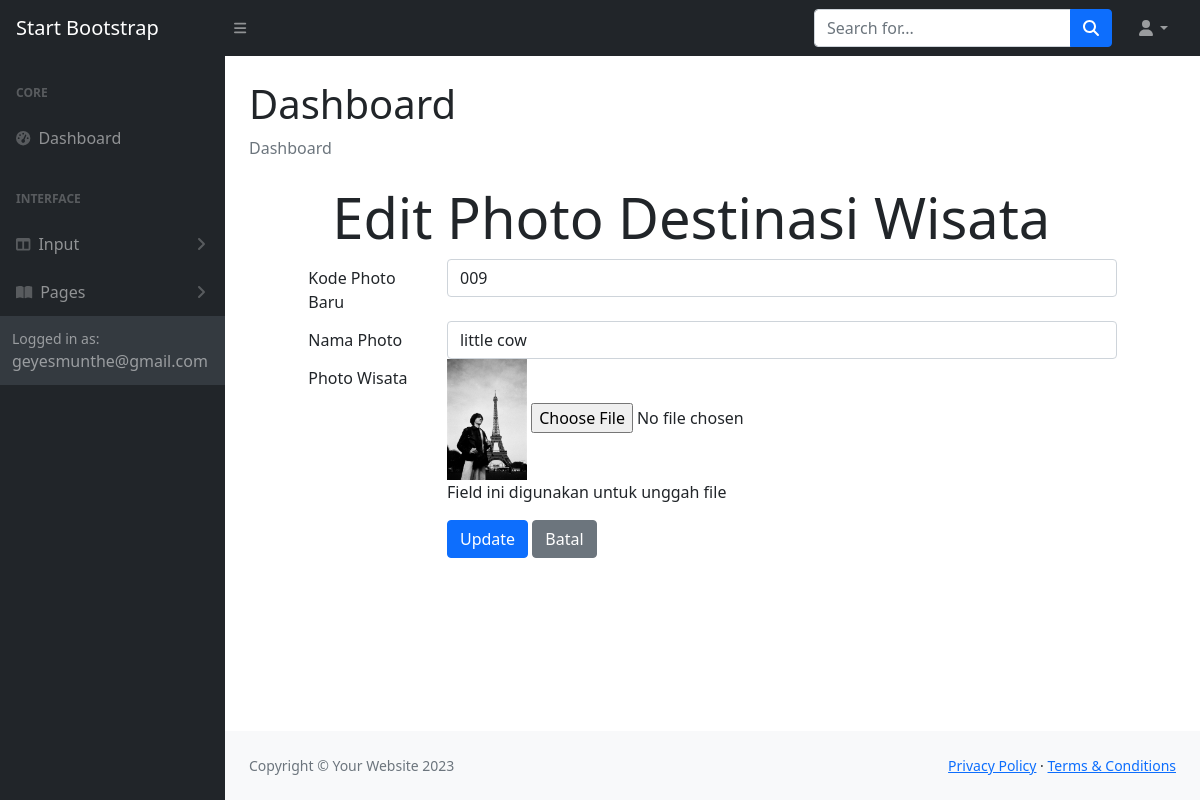
/editphoto.php?ubah=009, run on the app's committed database.
### tables this page shows
CREATE TABLE `photodestinasi` (
  `fotodestinasiKODE` char(4) NOT NULL,
  `fotodestinasiNAMA` char(120) NOT NULL,
  `fotodestinasiFILE` char(120) NOT NULL,
  `destinasiKODE` char(4) NOT NULL
);

### editphoto.php (the view, shortened to what this page needs)
<?php
include "include/config.php";
$row = array('fotodestinasiKODE' => '', 'fotodestinasiNAMA' => '', 'fotodestinasiFILE' => '');
if (isset($_GET['ubah'])) {
    $kodefoto = $_GET['ubah'];
    $query = mysqli_query($connection, "SELECT * FROM photodestinasi WHERE fotodestinasiKODE = '$kodefoto'");
    $row = mysqli_fetch_array($query);
}
?>
<?php include "include/head.php"; ?>
    <body class="sb-nav-fixed">
 <?php include "include/navbar.php";?>
        <div id="layoutSidenav">
            <div id="layoutSidenav_nav">
                <?php include "include/menunav.php" ?>
            </div>
            <div id="layoutSidenav_content">
                <main>
                    <div class="container-fluid px-4">
                        <h1 class="mt-4">Dashboard</h1>
                        <ol class="breadcrumb mb-4">
                            <li class="breadcrumb-item active">Dashboard</li>
                        </ol>
                        </div>
                </main>
<head>
    <link rel="stylesheet" type="text/css" href="https://cdnjs.cloudflare.com/ajax/libs/select2/4.0.3/css/select2.min.css">
    <link rel="stylesheet" type="text/css" href="css/bootstrap.min.css">
</head>
<body>
    <div class="row">
        <div class="col-sm-1"></div>
        <div class="col-sm-10">
            <div class="jumbotron jumbotron-fluid">
                <div class="container">
                    <h1 class="display-4">Edit Photo Destinasi Wisata</h1>
                </div>
            </div>
            <form method="POST" enctype="multipart/form-data" action="editphoto.php">
                <div class="form-group row">
                    <label for="newkodefoto" class="col-sm-2 col-form-label">Kode Photo Baru</label>
                    <div class="col-sm-10">
                        <input type="text" class="form-control" id="newkodefoto" name="newkodefoto" value="<?php echo $row['fotodestinasiKODE']; ?>">
                    </div>
                </div>
                <div class="form-group row">
                    <label for="namafoto" class="col-sm-2 col-form-label">Nama Photo</label>
                    <div class="col-sm-10">
                        <input type="text" class="form-control" id="namafoto" name="inputnama" value="<?php echo $row['fotodestinasiNAMA']; ?>">
                    </div>
                </div>
                <div class="form-group row">
                    <label for="file" class="col-sm-2 col-form-label">Photo Wisata</label>
                    <div class="col-sm-10">
                        <img src="images/<?php echo $row['fotodestinasiFILE']; ?>" width="80">
                        <input type="file" id="file" name="file">
                        <p class="help-block">Field ini digunakan untuk unggah file</p>
                    </div>
                </div>
                <div class="form-group row">
                    <div class="col-sm-2"></div>
                    <div class="col-sm-10">
                        <input type="submit" name="Update" class="btn btn-primary" value="Update">
                        <a href="photodestinasi.php" class="btn btn-secondary">Batal</a>
                    </div>
                </div>
            </form>
        </div>
        <div class="col-sm-1"></div>
    </div>
    <?php include "include/footer.php"; ?>
</body>
</html>

### data on the page
photodestinasi: newkodefoto "009", inputnama "little cow", fotodestinasiFILE (picture)
